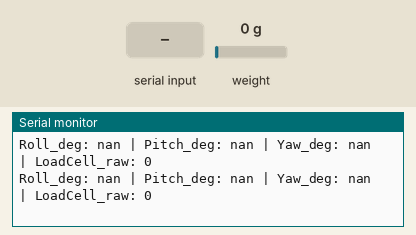
Recording of a sketch running on a simulated ESP32-S3. On the bench: the last lines printed to the serial monitor. Inputs (shaded band) come from the test bench; at power-on: weight on the scale 0 g.

Above: at 1.2 s.
1.3 s: "t" received over Serial
At 1.73 s:
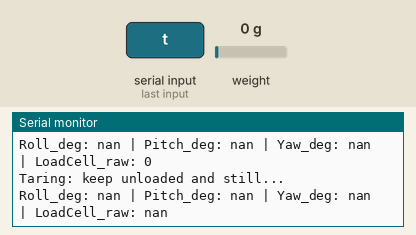
3.0 s: "T" received over Serial
At 3.26 s:
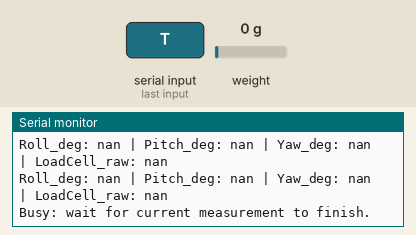
4.8 s: "c" received over Serial
At 5.09 s:
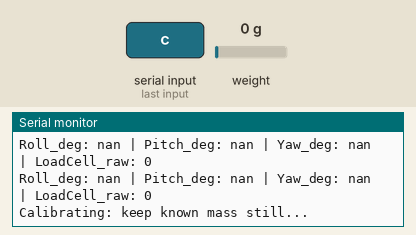
7.8 s: weight on the scale set to 100 g
At 8.14 s:
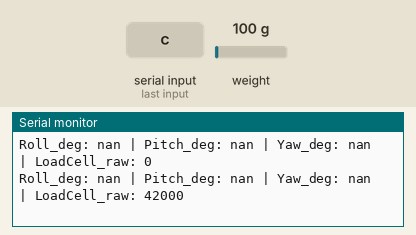
9.3 s: "C" received over Serial
At 11.8 s:
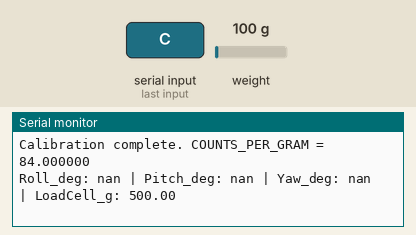
12.3 s: "t" received over Serial
At 12.71 s:
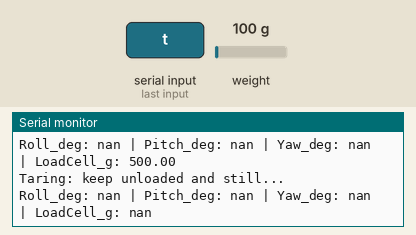

The sketch:

imu_loadcell_ready.ino
```cpp
/*
  ESP32-S3 + HX711 + WIT Motion serial IMU -- Arduino IDE

  Install: "esp32 by Espressif Systems" board package and
           "HX711 Arduino Library" by Bogdan Necula (bogde).
  Board: your exact ESP32-S3 board, or ESP32S3 Dev Module for a generic board.
  Serial Monitor: 115200 baud. For the UART USB port, disable USB CDC On Boot.
  For the native USB port, enable USB CDC On Boot instead.

  Normal output has four fields: Roll_deg, Pitch_deg, Yaw_deg, and LoadCell.
  LoadCell_raw is ADC counts until taring and calibration are complete.
  LoadCell_g is grams after both are complete. nan means unavailable/invalid,
  including load-cell readings while a tare/calibration job is running.
  Command confirmations are printed only when t/c is sent.

  HX711: VCC -> 3V3, GND -> GND, DT -> GPIO4, SCK -> GPIO5.
  Load cell: excitation +/- -> E+/E-, signal +/- -> A+/A-.
  IMU: TX -> GPIO18 (ESP RX), RX -> GPIO17 (ESP TX), GND -> GND.
  IMPORTANT: IMU VCC voltage and electrical interface must be confirmed
  from its model. Direct GPIO wiring requires 3.3 V-compatible TTL signals.
  RS-232 models require an appropriate converter. Do not apply 5 V to GPIO.

  IMU ASSUMPTION: standard WIT 11-byte streaming binary UART protocol,
  header 0x55, angle packet 0x53, checksum = sum of first 10 bytes mod 256.
  This is NOT a driver for every WIT model. No configuration is sent to IMU.
  IMU_BAUD is 115200, matching the working setup in this conversation.

  Commands (Serial Monitor; any line-ending setting):
    t : remove load, hold still, then send t to zero using 20 samples.
    c : after t, apply KNOWN_MASS_G grams, wait to settle, then send c.
  Calibration is in RAM. Copy the printed factor into COUNTS_PER_GRAM
  below and re-upload to preserve it. Tare again after each restart.
  Mount the load cell correctly before calibration. This sketch reads
  sensors only; it does not control motors.

  References:
  https://github.com/bogde/HX711
  https://github.com/WITMOTION/WitStandardProtocol_JY901
*/

#include <Arduino.h>
#include <HX711.h>
#include <math.h>
#include <string.h>

constexpr int HX_DT = 4;
constexpr int HX_SCK = 5;
constexpr int IMU_RX = 18;  // Connect to IMU TX
constexpr int IMU_TX = 17;  // Connect to IMU RX; this sketch sends no commands
constexpr uint32_t IMU_BAUD = 115200;  // Must match your IMU
constexpr float KNOWN_MASS_G = 500.0f;  // CHANGE to your calibration mass
constexpr float COUNTS_PER_GRAM = 0.0f; // 0 = uncalibrated; retain sign
constexpr uint8_t AVERAGE_SAMPLES = 20;
constexpr uint32_t STALE_MS = 2000;

HX711 scale;
HardwareSerial imuSerial(1);

long rawLoad = 0;
double zeroOffset = 0;
float countsPerGram = COUNTS_PER_GRAM;
bool loadSeen = false, zeroSet = false, overload = false;
uint32_t lastLoadMs = 0;

// job: 0 = idle, 1 = tare, 2 = calibration
uint8_t job = 0, sampleCount = 0;
int64_t sampleSum = 0;
uint32_t jobStartMs = 0;

uint8_t packet[11];
uint8_t packetUsed = 0;
uint32_t imuBytes = 0, angleFrames = 0, lastAngleMs = 0;
float rollDeg = 0, pitchDeg = 0, yawDeg = 0;
bool angleSeen = false;

float decodeAngle(const uint8_t *p) {
  const uint16_t u = uint16_t(p[0]) | (uint16_t(p[1]) << 8);
  const int32_t signedValue = (u & 0x8000) ? int32_t(u) - 65536 : u;
  return signedValue * (180.0f / 32768.0f);
}

void acceptImuByte(uint8_t value) {
  ++imuBytes;
  if (packetUsed == 0 && value != 0x55) return;
  packet[packetUsed++] = value;
  if (packetUsed < sizeof(packet)) return;

  uint8_t checksum = 0;
  for (uint8_t i = 0; i < 10; ++i) checksum += packet[i];
  if (checksum == packet[10]) {
    if (packet[1] == 0x53) {
      rollDeg = decodeAngle(packet + 2);
      pitchDeg = decodeAngle(packet + 4);
      yawDeg = decodeAngle(packet + 6);
      lastAngleMs = millis();
      angleSeen = true;
      ++angleFrames;
    }
    packetUsed = 0;
  } else {
    // Recover after noise/dropped bytes without discarding a later header.
    uint8_t start = 1;
    while (start < sizeof(packet) && packet[start] != 0x55) ++start;
    packetUsed = sizeof(packet) - start;
    memmove(packet, packet + start, packetUsed);
  }
}

void startJob(uint8_t requestedJob) {
  if (job != 0) {
    Serial.println("Busy: wait for current measurement to finish.");
    return;
  }
  if (requestedJob == 2 && (!zeroSet || KNOWN_MASS_G <= 0)) {
    Serial.println("Tare first (t), and set a positive KNOWN_MASS_G.");
    return;
  }
  job = requestedJob;
  sampleSum = 0;
  sampleCount = 0;
  jobStartMs = millis();
  Serial.println(job == 1 ? "Taring: keep unloaded and still..."
                          : "Calibrating: keep known mass still...");
}

void readLoadCell() {
  if (scale.is_ready()) {
    rawLoad = scale.read(); // Read one ready conversion, no averaging wait.
    loadSeen = true;
    lastLoadMs = millis();
    overload = rawLoad == 8388607L || rawLoad == -8388608L;
    if (job != 0 && overload) {
      job = 0;
      Serial.println("Measurement cancelled: HX711 saturated. Check wiring/load.");
    }
    if (job != 0) {
      sampleSum += rawLoad;
      if (++sampleCount >= AVERAGE_SAMPLES) {
        const double average = double(sampleSum) / sampleCount;
        if (job == 1) {
          zeroOffset = average;
          zeroSet = true;
          Serial.println("Tare complete. Apply known mass, then send c to calibrate.");
        } else {
          const double delta = average - zeroOffset;
          if (fabs(delta) < 1.0) {
            Serial.println("Calibration failed: no measurable load change.");
          } else {
            countsPerGram = delta / KNOWN_MASS_G;
            Serial.print("Calibration complete. COUNTS_PER_GRAM = ");
            Serial.println(countsPerGram, 6);
          }
        }
        job = 0;
      }
    }
  }
  if (job != 0 && uint32_t(millis() - jobStartMs) > 5000) {
    job = 0;
    Serial.println("Measurement timed out: check HX711 power and wiring.");
  }
}

void printReadings() {
  const uint32_t now = millis();
  const bool anglesValid = angleSeen && uint32_t(now - lastAngleMs) <= STALE_MS;
  const bool loadValid = loadSeen && uint32_t(now - lastLoadMs) <= STALE_MS
                         && !overload && job == 0;
  const bool calibrated = zeroSet && countsPerGram != 0;

  Serial.print("Roll_deg: ");
  Serial.print(anglesValid ? rollDeg : NAN, 2);
  Serial.print(" | Pitch_deg: ");
  Serial.print(anglesValid ? pitchDeg : NAN, 2);
  Serial.print(" | Yaw_deg: ");
  Serial.print(anglesValid ? yawDeg : NAN, 2);
  Serial.print(calibrated ? " | LoadCell_g: " : " | LoadCell_raw: ");
  if (!loadValid) {
    Serial.println("nan");
  } else if (calibrated) {
    Serial.println((double(rawLoad) - zeroOffset) / countsPerGram, 2);
  } else {
    Serial.println(rawLoad);
  }
}

void setup() {
  Serial.begin(115200);
  // No indefinite while(!Serial): sensor reading also works without a PC.
  scale.begin(HX_DT, HX_SCK);
  imuSerial.setRxBufferSize(1024);
  imuSerial.begin(IMU_BAUD, SERIAL_8N1, IMU_RX, IMU_TX);
}

void loop() {
  // Bound each pass so continuous UART traffic cannot starve HX711/commands.
  for (int i = 0; i < 256 && imuSerial.available(); ++i) {
    acceptImuByte(uint8_t(imuSerial.read()));
  }
  for (int i = 0; i < 32 && Serial.available(); ++i) {
    const char command = char(Serial.read());
    if (command == 't' || command == 'T') startJob(1);
    if (command == 'c' || command == 'C') startJob(2);
  }
  readLoadCell();
  static uint32_t lastPrintMs = 0;
  if (uint32_t(millis() - lastPrintMs) >= 250) {
    lastPrintMs = millis();
    printReadings();
  }
  delay(1);
}
```

Measured:
- after the input at 1.3 s, the serial monitor: prints a new line at once (image 1)
- after the input at 3.0 s, the serial monitor: prints a new line after 0.05 s (image 2)
- after the input at 4.8 s, the serial monitor: prints a new line after 0.08 s (image 3)
- after the input at 7.8 s, the serial monitor: prints a new line after 0.13 s (image 4)
- after the input at 9.3 s, the serial monitor: prints a new line after 0.06 s (image 5)
- after the input at 12.3 s, the serial monitor: prints a new line at once (image 6)
